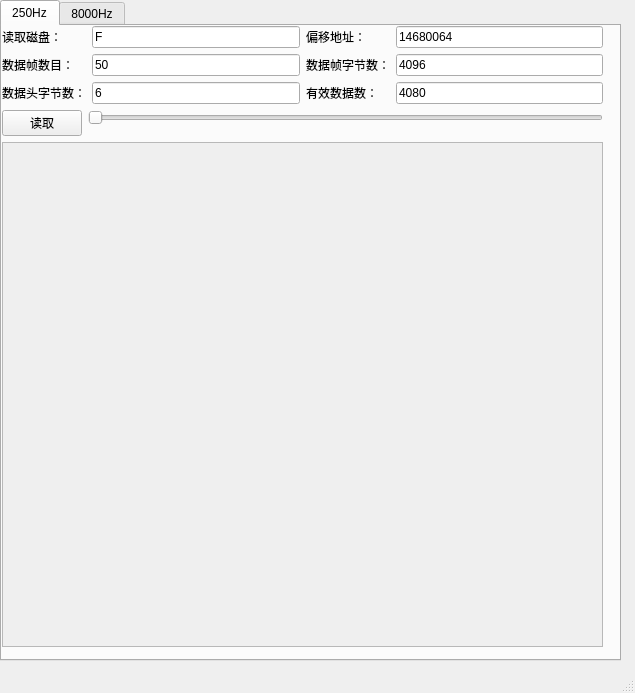
<?xml version="1.0" encoding="UTF-8"?>
<ui version="4.0">
 <class>MainWindow</class>
 <widget class="QMainWindow" name="MainWindow">
  <property name="geometry">
   <rect>
    <x>0</x>
    <y>0</y>
    <width>635</width>
    <height>693</height>
   </rect>
  </property>
  <property name="windowTitle">
   <string>MainWindow</string>
  </property>
  <widget class="QWidget" name="centralwidget">
   <widget class="QTabWidget" name="tabWidget">
    <property name="geometry">
     <rect>
      <x>0</x>
      <y>0</y>
      <width>621</width>
      <height>661</height>
     </rect>
    </property>
    <property name="currentIndex">
     <number>0</number>
    </property>
    <widget class="QWidget" name="tab">
     <attribute name="title">
      <string>250Hz</string>
     </attribute>
     <widget class="QWidget" name="layoutWidget">
      <property name="geometry">
       <rect>
        <x>0</x>
        <y>0</y>
        <width>601</width>
        <height>621</height>
       </rect>
      </property>
      <layout class="QFormLayout" name="formLayout">
       <item row="1" column="0">
        <widget class="QPushButton" name="read">
         <property name="text">
          <string>读取</string>
         </property>
        </widget>
       </item>
       <item row="1" column="1">
        <widget class="Slider" name="horizontalSlider">
         <property name="tracking">
          <bool>false</bool>
         </property>
         <property name="orientation">
          <enum>Qt::Horizontal</enum>
         </property>
        </widget>
       </item>
       <item row="2" column="0" colspan="2">
        <widget class="QScrollArea" name="scrollAreaWidgetContents">
         <property name="widgetResizable">
          <bool>true</bool>
         </property>
         <widget class="QWidget" name="scrollAreaWidgetContents_7">
          <property name="geometry">
           <rect>
            <x>0</x>
            <y>0</y>
            <width>597</width>
            <height>506</height>
           </rect>
          </property>
          <layout class="QHBoxLayout" name="horizontalLayout_14">
           <item>
            <widget class="QCustomPlot" name="customplot_preview" native="true"/>
           </item>
          </layout>
         </widget>
        </widget>
       </item>
       <item row="0" column="0" colspan="2">
        <layout class="QHBoxLayout" name="horizontalLayout_13">
         <item>
          <layout class="QVBoxLayout" name="verticalLayout_29">
           <item>
            <widget class="QLabel" name="label_1">
             <property name="text">
              <string>读取磁盘：</string>
             </property>
            </widget>
           </item>
           <item>
            <widget class="QLabel" name="label_3">
             <property name="text">
              <string>数据帧数目：</string>
             </property>
            </widget>
           </item>
           <item>
            <widget class="QLabel" name="label_5">
             <property name="text">
              <string>数据头字节数：</string>
             </property>
            </widget>
           </item>
          </layout>
         </item>
         <item>
          <layout class="QVBoxLayout" name="verticalLayout_30">
           <item>
            <widget class="QLineEdit" name="address">
             <property name="text">
              <string>F</string>
             </property>
            </widget>
           </item>
           <item>
            <widget class="QLineEdit" name="times">
             <property name="text">
              <string>50</string>
             </property>
            </widget>
           </item>
           <item>
            <widget class="QLineEdit" name="headnum">
             <property name="text">
              <string>6</string>
             </property>
            </widget>
           </item>
          </layout>
         </item>
         <item>
          <layout class="QVBoxLayout" name="verticalLayout_31">
           <item>
            <widget class="QLabel" name="label_2">
             <property name="text">
              <string>偏移地址：</string>
             </property>
            </widget>
           </item>
           <item>
            <widget class="QLabel" name="label_4">
             <property name="text">
              <string>数据帧字节数：</string>
             </property>
            </widget>
           </item>
           <item>
            <widget class="QLabel" name="label_6">
             <property name="text">
              <string>有效数据数：</string>
             </property>
            </widget>
           </item>
          </layout>
         </item>
         <item>
          <layout class="QVBoxLayout" name="verticalLayout_32">
           <item>
            <widget class="QLineEdit" name="offset">
             <property name="text">
              <string>14680064</string>
             </property>
            </widget>
           </item>
           <item>
            <widget class="QLineEdit" name="datanum">
             <property name="text">
              <string>4096</string>
             </property>
            </widget>
           </item>
           <item>
            <widget class="QLineEdit" name="effnum">
             <property name="text">
              <string>4080</string>
             </property>
            </widget>
           </item>
          </layout>
         </item>
        </layout>
       </item>
      </layout>
     </widget>
    </widget>
    <widget class="QWidget" name="tab_2">
     <attribute name="title">
      <string>8000Hz</string>
     </attribute>
     <widget class="QWidget" name="layoutWidget_2">
      <property name="geometry">
       <rect>
        <x>0</x>
        <y>0</y>
        <width>601</width>
        <height>621</height>
       </rect>
      </property>
      <layout class="QFormLayout" name="formLayout_2">
       <item row="1" column="0">
        <widget class="QPushButton" name="read_2">
         <property name="text">
          <string>读取</string>
         </property>
        </widget>
       </item>
       <item row="1" column="1">
        <widget class="Slider" name="horizontalSlider_2">
         <property name="tracking">
          <bool>false</bool>
         </property>
         <property name="orientation">
          <enum>Qt::Horizontal</enum>
         </property>
        </widget>
       </item>
       <item row="2" column="0" colspan="2">
        <widget class="QScrollArea" name="scrollAreaWidgetContents_2">
         <property name="widgetResizable">
          <bool>true</bool>
         </property>
         <widget class="QWidget" name="scrollAreaWidgetContents_8">
          <property name="geometry">
           <rect>
            <x>0</x>
            <y>0</y>
            <width>597</width>
            <height>506</height>
           </rect>
          </property>
          <layout class="QHBoxLayout" name="horizontalLayout_15">
           <item>
            <widget class="QCustomPlot" name="customplot_preview_2" native="true"/>
           </item>
          </layout>
         </widget>
        </widget>
       </item>
       <item row="0" column="0" colspan="2">
        <layout class="QHBoxLayout" name="horizontalLayout_16">
         <item>
          <layout class="QVBoxLayout" name="verticalLayout_33">
           <item>
            <widget class="QLabel" name="label_7">
             <property name="text">
              <string>读取磁盘：</string>
             </property>
            </widget>
           </item>
           <item>
            <widget class="QLabel" name="label_8">
             <property name="text">
              <string>数据帧数目：</string>
             </property>
            </widget>
           </item>
           <item>
            <widget class="QLabel" name="label_9">
             <property name="text">
              <string>数据头字节数：</string>
             </property>
            </widget>
           </item>
          </layout>
         </item>
         <item>
          <layout class="QVBoxLayout" name="verticalLayout_34">
           <item>
            <widget class="QLineEdit" name="address_2">
             <property name="text">
              <string>F</string>
             </property>
            </widget>
           </item>
           <item>
            <widget class="QLineEdit" name="times_2">
             <property name="text">
              <string>50</string>
             </property>
            </widget>
           </item>
           <item>
            <widget class="QLineEdit" name="headnum_2">
             <property name="text">
              <string>6</string>
             </property>
            </widget>
           </item>
          </layout>
         </item>
         <item>
          <layout class="QVBoxLayout" name="verticalLayout_35">
           <item>
            <widget class="QLabel" name="label_10">
             <property name="text">
              <string>偏移地址：</string>
             </property>
            </widget>
           </item>
           <item>
            <widget class="QLabel" name="label_11">
             <property name="text">
              <string>数据帧字节数：</string>
             </property>
            </widget>
           </item>
           <item>
            <widget class="QLabel" name="label_12">
             <property name="text">
              <string>有效数据数：</string>
             </property>
            </widget>
           </item>
          </layout>
         </item>
         <item>
          <layout class="QVBoxLayout" name="verticalLayout_36">
           <item>
            <widget class="QLineEdit" name="offset_2">
             <property name="text">
              <string>16101933056</string>
             </property>
            </widget>
           </item>
           <item>
            <widget class="QLineEdit" name="datanum_2">
             <property name="text">
              <string>4096</string>
             </property>
            </widget>
           </item>
           <item>
            <widget class="QLineEdit" name="effnum_2">
             <property name="text">
              <string>4086</string>
             </property>
            </widget>
           </item>
          </layout>
         </item>
        </layout>
       </item>
      </layout>
     </widget>
    </widget>
   </widget>
  </widget>
  <widget class="QMenuBar" name="menubar">
   <property name="geometry">
    <rect>
     <x>0</x>
     <y>0</y>
     <width>635</width>
     <height>23</height>
    </rect>
   </property>
  </widget>
  <widget class="QStatusBar" name="statusbar"/>
 </widget>
 <customwidgets>
  <customwidget>
   <class>QCustomPlot</class>
   <extends>QWidget</extends>
   <header>qcustomplot.h</header>
   <container>1</container>
  </customwidget>
  <customwidget>
   <class>Slider</class>
   <extends>QSlider</extends>
   <header>slider.h</header>
  </customwidget>
 </customwidgets>
 <resources/>
 <connections/>
</ui>
